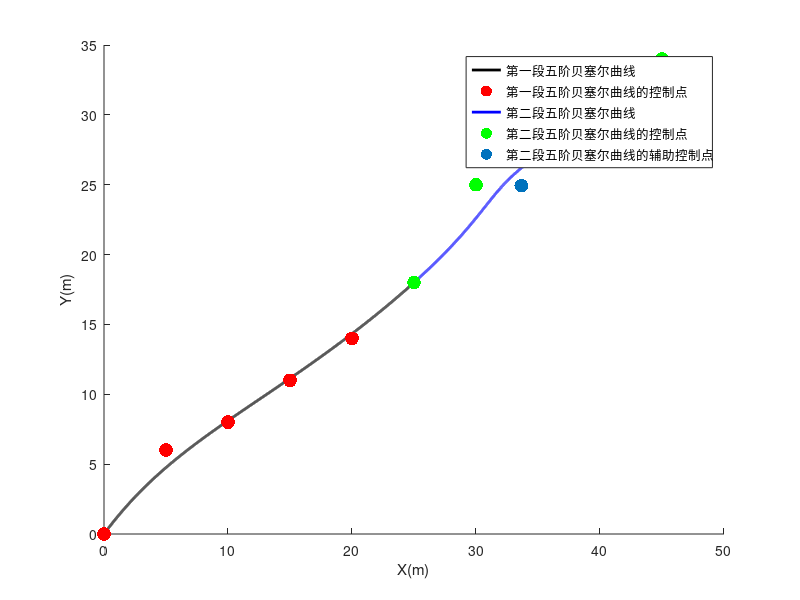
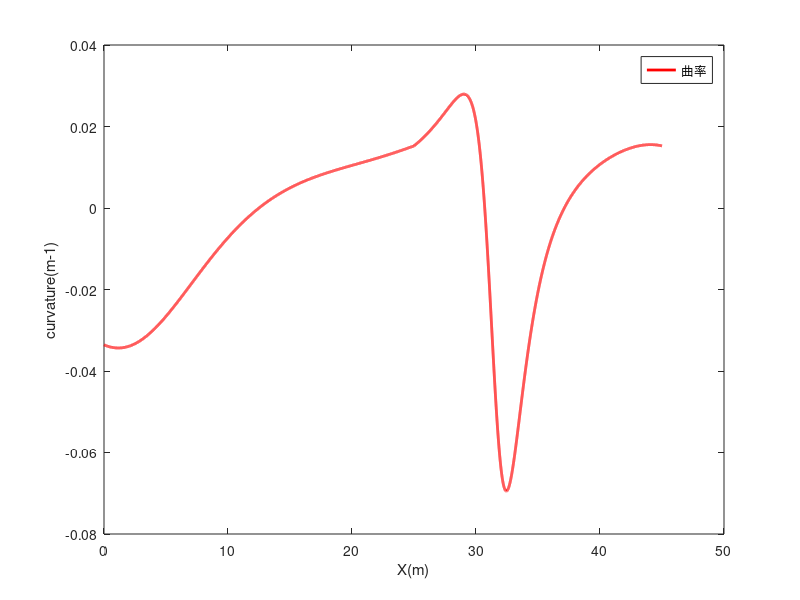

Reproduce these figures in MATLAB, in order.
%五阶贝塞尔曲线
%为满足使连接点曲率连续和切线连续,增加了两对控制点
clc
clear
close all

%五阶控制点
p0=[0,0];
p1=[5,6];
p2=[10,8];

p3=[15,11];
p4=[20,14];
p5=[25,18];

%曲线参数t
t = 0:0.0001:1;

%第一条五阶贝塞尔曲线
first_5_bezier_x = p0(1).*(1-t).^5 + 5.*p1(1).*t.*(1-t).^4 + 10.*p2(1).*t.^2.*(1-t).^3 + 10.*p3(1).*t.^3.*(1-t).^2 + 5.*p4(1).*t.^4.*(1-t) + p5(1).*t.^5;
first_5_bezier_y = p0(2).*(1-t).^5 + 5.*p1(2).*t.*(1-t).^4 + 10.*p2(2).*t.^2.*(1-t).^3 + 10.*p3(2).*t.^3.*(1-t).^2 + 5.*p4(2).*t.^4.*(1-t) + p5(2).*t.^5;


g1 = p5(1) - p4(1);
g2 = p4(1) - p3(1);
h1 = p5(2) - p4(2);
h2 = p4(2) - p3(2);
m = 4*abs( g1*(h1-h2) - h1*(g1-g2) );
ss = 5*( ((g1*g1) + (h1*h1)).^1.5 );
c1 = m/ss;

%五阶控制点
r0 = [25,18];

r2 = [30,25];
r3 = [35,27];
r4 = [40,30];
r5 = [45,34];

%计算辅助控制点
g = (p5(1) - p4(1));
h = (p5(2) - p4(2));
r = (g*g + h*h).^1.5;
m1 = abs( g*(r2(2) - p5(2))  -  h*( r2(1) - p5(1)));
ss1 = 1.25*c1*r;
n = sqrt(m1/ss1);


r1 = [(n*g + r0(1)), (n*h + r0(2))];


%曲线参数t1
t1 = 0:0.0001:1;

%第二条五阶贝塞尔曲线
second_5_bezier_x = r0(1).*(1-t1).^5 + 5.*r1(1).*t1.*(1-t1).^4 + 10.*r2(1).*t1.^2.*(1-t1).^3 + 10.*r3(1).*t1.^3.*(1-t1).^2 + 5.*r4(1).*t1.^4.*(1-t1) + r5(1).*t1.^5;
second_5_bezier_y = r0(2).*(1-t1).^5 + 5.*r1(2).*t1.*(1-t1).^4 + 10.*r2(2).*t1.^2.*(1-t1).^3 + 10.*r3(2).*t1.^3.*(1-t1).^2 + 5.*r4(2).*t1.^4.*(1-t1) + r5(2).*t1.^5;


t = 0:0.0001:1;

dot_x_1 = 5*(p1(1) - p0(1)).*(1-t).^4 + 20*(p2(1) - p1(1)).*t.*(1-t).^3 + 30.*(p3(1) - p2(1)).*t.*t.*(1-t).*(1-t)  + 20.*(p4(1) - p3(1)).*t.*t.*t.*(1-t) + 5.*(p5(1) - p4(1)).*t.^4;
dot_y_1 = 5*(p1(2) - p0(2)).*(1-t).^4 + 20*(p2(2) - p1(2)).*t.*(1-t).^3 + 30.*(p3(2) - p2(2)).*t.*t.*(1-t).*(1-t)  + 20.*(p4(2) - p3(2)).*t.*t.*t.*(1-t) + 5.*(p5(2) - p4(2)).*t.^4;

dot_dot_x_1 = 20*(p2(1) - 2*p1(1) + p0(1)).*(1-t).^3 + 60.*(p3(1) - 2.*p2(1) + p1(1)).*t.*(1-t).*(1-t) + 60*(p4(1) - 2*p3(1) + p2(1)).*t.*t.*(1-t) + 20*(p5(1)-2*p4(1) + p3(1)).*(t).^3; 
dot_dot_y_1 = 20*(p2(2) - 2*p1(2) + p0(2)).*(1-t).^3 + 60.*(p3(2) - 2.*p2(2) + p1(2)).*t.*(1-t).*(1-t) + 60*(p4(2) - 2*p3(2) + p2(2)).*t.*t.*(1-t) + 20*(p5(2)-2*p4(2) + p3(2)).*(t).^3;



curvature1 = (dot_x_1.*dot_dot_y_1 - dot_dot_x_1.*dot_y_1) ./ (dot_y_1.*dot_y_1 + dot_x_1.*dot_x_1).^1.5;

dot_x_2 = 5*(r1(1) - r0(1)).*(1-t).^4 + 20.*(r2(1) - r1(1)).*t.*(1-t).^3 + 30*(r3(1) - r2(1)).*t.*t.*(1-t).*(1-t)  + 20.*(r4(1) - r3(1)).*t.*t.*t.*(1-t) + 5*(r5(1) - r4(1)).*t.^4;
dot_y_2 = 5*(r1(2) - r0(2)).*(1-t).^4 + 20.*(r2(2) - r1(2)).*t.*(1-t).^3 + 30*(r3(2) - r2(2)).*t.*t.*(1-t).*(1-t)  + 20.*(r4(2) - r3(2)).*t.*t.*t.*(1-t) + 5*(r5(2) - r4(2)).*t.^4;

dot_dot_x_2 = 20*(r2(1) - 2*r1(1) + r0(1)).*(1-t).^3 + 60*(r3(1) - 2*r2(1) + r1(1)).*t.*(1-t).*(1-t) + 60.*(r4(1) - 2.*r3(1) + r2(1)).*t.*t.*(1-t) + 20.*(r5(1)-2*r4(1) + r3(1)).*(t).^3; 
dot_dot_y_2 = 20*(r2(2) - 2*r1(2) + r0(2)).*(1-t).^3 + 60*(r3(2) - 2*r2(2) + r1(2)).*t.*(1-t).*(1-t) + 60.*(r4(2) - 2.*r3(2) + r2(2)).*t.*t.*(1-t) + 20.*(r5(2)-2*r4(2) + r3(2)).*(t).^3;

curvature2 = (dot_x_2.*dot_dot_y_2 - dot_dot_x_2.*dot_y_2) ./ (dot_y_2.*dot_y_2 + dot_x_2.*dot_x_2).^1.5;

curvature = [curvature1 curvature2];
x = [first_5_bezier_x second_5_bezier_x];

figure(1)
hold on
% grid
plot(first_5_bezier_x, first_5_bezier_y,"k-","LineWidth",2,"DisplayName","第一段五阶贝塞尔曲线")
plot([p0(1),p1(1),p2(1),p3(1),p4(1),p5(1)],[p0(2),p1(2),p2(2),p3(2),p4(2),p5(2)],'r.','MarkerSize',30, "DisplayName","第一段五阶贝塞尔曲线的控制点")
legend
xlabel("X(m)")
ylabel("Y(m)")
plot(second_5_bezier_x, second_5_bezier_y,"b-","LineWidth",2,"DisplayName","第二段五阶贝塞尔曲线")
plot([r0(1),r1(1),r2(1),r3(1),r4(1),r5(1)],[r0(2),r1(2),r2(2),r3(2),r4(2),r5(2)],'g.','MarkerSize',30,"DisplayName","第二段五阶贝塞尔曲线的控制点")

plot(r1(1) , r1(2),'.','MarkerSize',30,"DisplayName","第二段五阶贝塞尔曲线的辅助控制点" )



figure(2)

plot(x,curvature,"r-","LineWidth",2,"DisplayName","曲率");
legend

ylabel("curvature(m-1)")
xlabel("X(m)")

